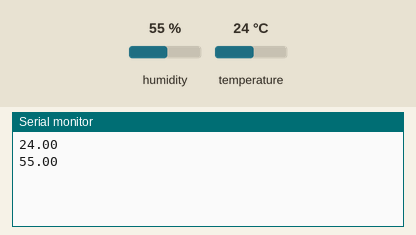
This sketch was run on a simulated ESP8266 (NodeMCU). On the bench: the last lines printed to the serial monitor. The inputs (shaded band) are chosen by the test bench; at power-on: humidity 55 %, temperature 24 °C. WiFi joins after 1.5 s; servers stay silent unless stated.

Above: at 3.0 s.
3.1 s: humidity set to 22 %
At 4.3 s:
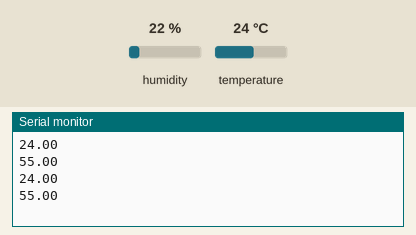
4.6 s: temperature set to 12 °C
At 6.0 s:
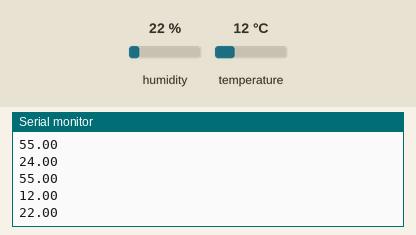
6.1 s: humidity set to 40 %
At 8.5 s:
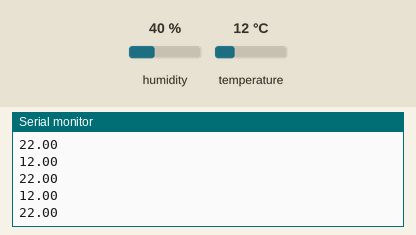
Timing chart, 0 to 10.0 s (numbered marks = the images above; inputs shaded):
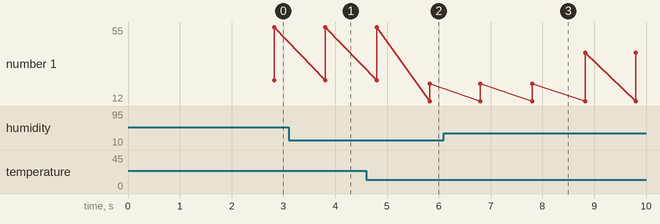

Measured:
- after the input at 4.6 s, the serial monitor: prints a new line after 1.2 s (image 2)
- plotted number 1: 22 → 40 after the input at 6.1 s

The sketch:

sketch_mar03d.ino
```cpp
//DHT11 And NodeMCU With Blynk
//My GitHub https://github.com/manoranjan2050
//My Hackster.io https://www.hackster.io/Manoranjan2050
//This Video Link https://youtu.be/0dbws1i2GoE
#define BLYNK_PRINT Serial


#include <ESP8266WiFi.h>
#include <BlynkSimpleEsp8266.h>
#include <DHT.h>

// You should get Auth Token in the Blynk App.
// Go to the Project Settings (nut icon).
char auth[] = "KbxQJPfwUrG615wYNqBUNPfZdAeBjklH";
char ssid[] = "Anbu";
char pass[] = "1234567890";

#define DHTPIN 0          // D3

// Uncomment whatever type you're using!
#define DHTTYPE DHT11     // DHT 11
//#define DHTTYPE DHT22   // DHT 22, AM2302, AM2321
//#define DHTTYPE DHT21   // DHT 21, AM2301

DHT dht(DHTPIN, DHTTYPE);
BlynkTimer timer;

// This function sends Arduino's up time every second to Virtual Pin (5).
// In the app, Widget's reading frequency should be set to PUSH. This means
// that you define how often to send data to Blynk App.
void sendSensor()
{
  float h = dht.readHumidity();
  float t = dht.readTemperature(); // or dht.readTemperature(true) for Fahrenheit

  if (isnan(h) || isnan(t)) {
    Serial.println("Failed to read from DHT sensor!");
    return;
  }
  // You can send any value at any time.
  // Please don't send more that 10 values per second.
  Blynk.virtualWrite(V5, t);
  Serial.println(t);
  Blynk.virtualWrite(V6, h);
  Serial.println(h);

}

void setup()
{
  // Debug console
  pinMode(0,OUTPUT);
  digitalWrite(0,LOW);
  Serial.begin(9600);
  Blynk.begin(auth, ssid, pass);
  // You can also specify server:
  //Blynk.begin(auth, ssid, pass, "blynk-cloud.com", 8442);
  //Blynk.begin(auth, ssid, pass, IPAddress(192,168,1,100), 8442);

  dht.begin();

  // Setup a function to be called every second
  timer.setInterval(1000L, sendSensor);
}

void loop()
{
  Blynk.run();
  timer.run();
}
```
